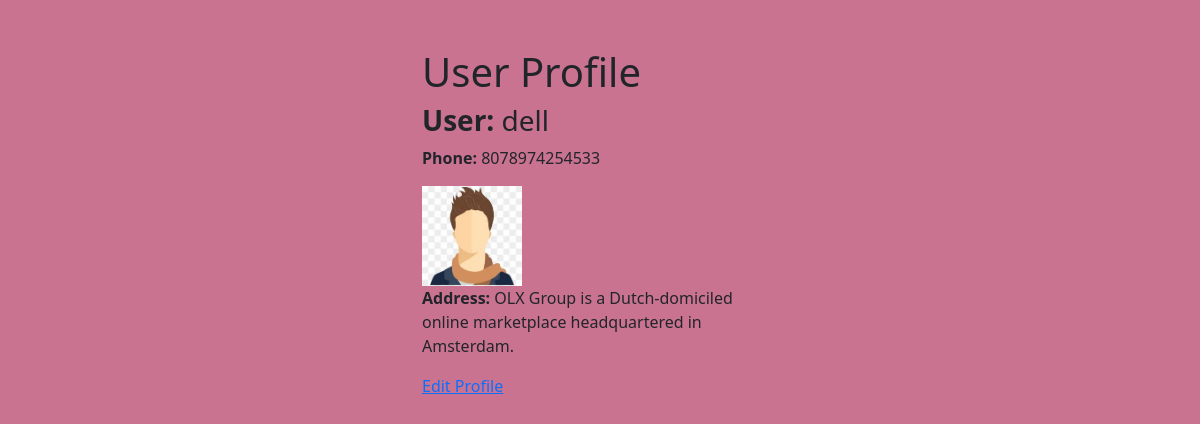
The app's page /display_profile/ (signed in) with its own data.
### olx/models.py (models this page shows)
class UserProfile(models.Model):
    user=models.OneToOneField(User,on_delete=models.CASCADE)
    profile=models.ImageField(null=True,upload_to="profile.images")
    address=models.CharField(max_length=300)
    phone=models.PositiveIntegerField()

### olx/views.py (the view)
# urls.py: path('display_profile/', views.display_profile,name='display_profile'),
@login_required
def display_profile(request):
    user_profile = get_object_or_404(UserProfile,)
    return render(request, 'displayprofile.html', {'user_profile': user_profile})

### olx/templates/displayprofile.html (shortened to what this page needs)
{%load static %}
{% block content %}
<link href="https://cdn.jsdelivr.net/npm/bootstrap@5.3.0-alpha1/dist/css/bootstrap.min.css" rel="stylesheet">
<div class="container mt-5">
  <div class="row">
    <div class="col-4"></div>
    <div class="col-4">
      <div>
        <body style="background-color: rgb(202, 115, 144);">
          <h1>User Profile</h1>
          <h3><strong>User:</strong> {{ user_profile.user }}</h3>
          <p><strong>Phone:</strong> {{ user_profile.phone }}</p>
          <a href="/">
            <img src="{%static 'images/avatar.jpeg' %}" alt="Logo" width="100" height="100">
          </a>
          {% if user_profile.address %}
            <p><strong>Address:</strong> {{ user_profile.address }}</p>
          {% endif %}
          <p><a href="{% url 'edit_profile' %}">Edit Profile</a></p>
        </body>
      </div>
    </div>
    <div class="col-4"></div>
  </div>
</div>
{%endblock%}

### records on screen
UserProfile: user "dell", phone "8078974254533", address "OLX Group is a Dutch-domiciled online marketplace headquartered in Amsterdam."
